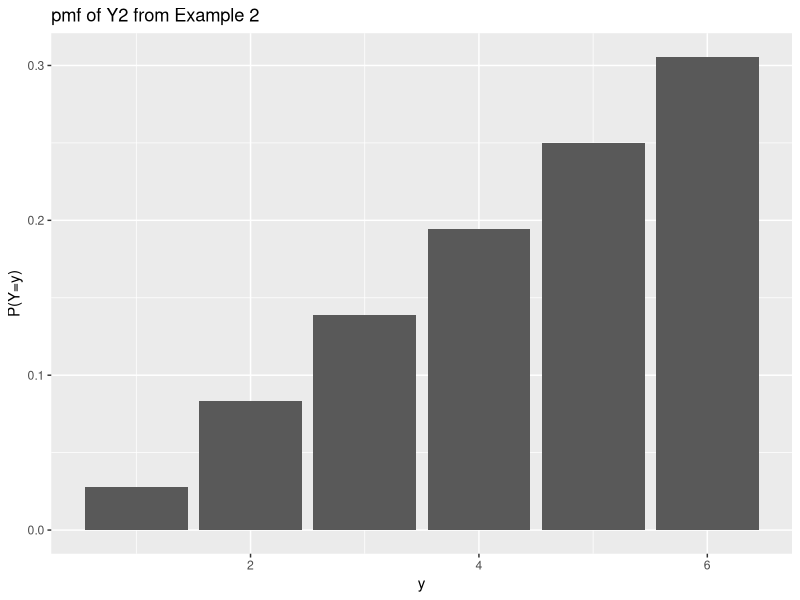
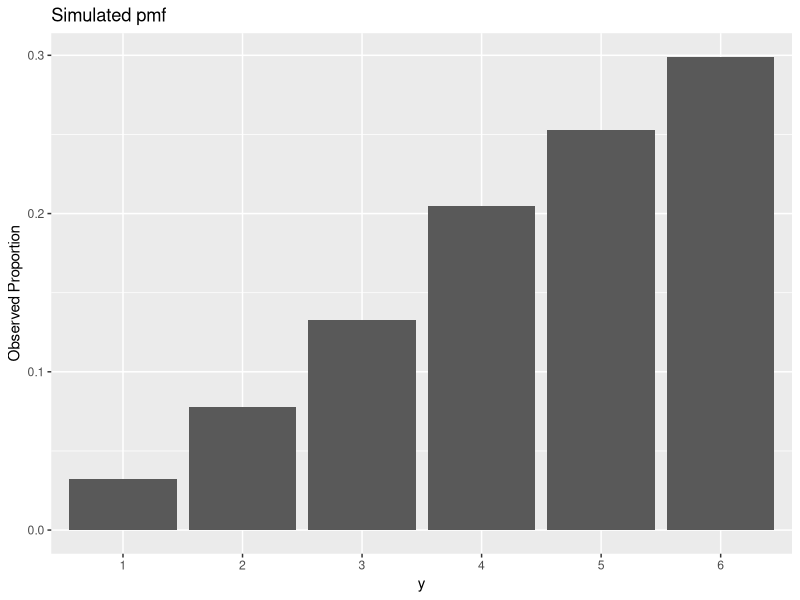

The R source for these figures, in order:
## ---- chunk 1
y <-1:6
y
py <-c(1/36,3/36,5/36,7/36,9/36,11/36)
py
## ---- chunk 2
mu<-sum(y*py)
mu
EY2<-sum(y^2*py)
sigma2<-EY2-mu^2
sigma2
sigma<-sqrt(sigma2)
sigma
## ---- chunk 3
library(ggplot2)
dd <-data.frame(y=y, probs=py)
ggplot(aes(x=y, y=probs), data=dd) + geom_bar(stat='identity') + ylab('P(Y=y)') + 
ggtitle('pmf of Y2 from Example 2')
## ---- chunk 4
muZ<-2*mu+1
muZ
varZ<-2^2*sigma2
varZ

## ---- chunk 5
one.Y <- function() {
  sample.space <- c(1,2,3,4,5,6)
  red.roll <- sample(sample.space,1)
  white.roll <- sample(sample.space,1)
  num.rolled <- c(red.roll,white.roll)
  max.final <- max(num.rolled)
  return(max.final)
  }
one.Y()
## ---- chunk 6
set.seed(2222)
many.Y <-replicate(1000,one.Y())
## ---- chunk 7
df<- data.frame(x=as.factor(many.Y))
ggplot(aes(x=as.factor(many.Y)), data=df) + 
  geom_bar(aes(y=(..count..)/(sum(..count..)))) + 
  ylab('Observed Proportion') + xlab('y') + 
  ggtitle('Simulated pmf')
## ---- chunk 8
mean(many.Y)
## ---- chunk 9
var(many.Y)
## ---- chunk 10
sd(many.Y)
## ---- chunk 11
many.Z <- 2*many.Y+1
## ---- chunk 12
mean(many.Z)
## ---- chunk 13
var(many.Z)
